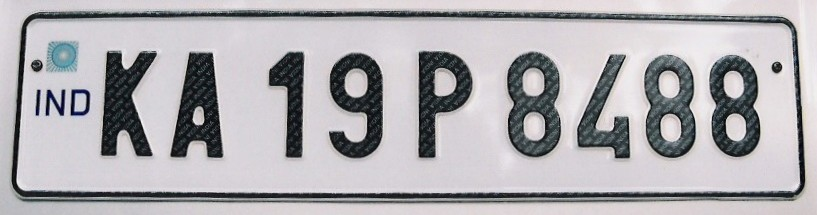
%> input picture images/car8.jpg, 817 x 215 px
$ octave numberplate_main.m   (GNU Octave 9; MATLAB toolbox functions it lacks are replaced by stand-ins)
%> lines starting %> are read from the running program, lines starting %| are printed output that depends on the picture; in (x1, y1, x2, y2) boxes, pixels count from 0 and x2, y2 are one past the last pixel; in counts of white or black regions, pixels touching at a corner belong together; the program's own positions count from 1
### readLetter.m
function letter=readLetter(snap)
%READLETTER reads the character fromthe character's binary image.
%   LETTER=READLETTER(SNAP) outputs the character in class 'char' from the
%   input binary image SNAP.

load NewTemplates % Loads the templates of characters in the memory.
snap=imresize(snap,[42 24]); % Resize the input image so it can be compared with the template's images.
comp=[ ];
for n=1:length(NewTemplates)
    sem=corr2(NewTemplates{1,n},snap); % Correlation the input image with every image in the template for best matching.
    comp=[comp sem]; % Record the value of correlation for each template's character.
    %display(sem);

end
vd=find(comp==max(comp)); % Find the index which correspond to the highest matched character.
%display(max(comp));
%*-*-*-*-*-*-*-*-*-*-*-*-*-
% Accodrding to the index assign to 'letter'.
% Alphabets listings.
if vd==1 || vd==2
    letter='A';
elseif vd==3 || vd==4
    letter='B';
elseif vd==5
    letter='C';
elseif vd==6 || vd==7
    letter='D';
elseif vd==8
    letter='E';
elseif vd==9
    letter='F';
elseif vd==10
    letter='G';
elseif vd==11
    letter='H';
elseif vd==12
    letter='I';
elseif vd==13
    letter='J';
elseif vd==14
    letter='K';
elseif vd==15
    letter='L';
elseif vd==16
    letter='M';
elseif vd==17
    letter='N';
elseif vd==18 || vd==19
    letter='O';
elseif vd==20 || vd==21
    letter='P';
elseif vd==22 || vd==23
    letter='Q';
elseif vd==24 || vd==25
    letter='R';
elseif vd==26
    letter='S';
elseif vd==27
    letter='T';
elseif vd==28
    letter='U';
elseif vd==29
    letter='V';
elseif vd==30
    letter='W';
elseif vd==31
    letter='X';
elseif vd==32
    letter='Y';
elseif vd==33
    letter='Z';
    %*-*-*-*-*
% Numerals listings.
elseif vd==34
    letter='1';
elseif vd==35
    letter='2';
elseif vd==36
    letter='3';
elseif vd==37 || vd==38
    letter='4';
elseif vd==39
    letter='5';
elseif vd==40 || vd==41 || vd==42
    letter='6';
elseif vd==43
    letter='7';
elseif vd==44 || vd==45
    letter='8';
elseif vd==46 || vd==47 || vd==48
    letter='9';
else
    letter='0';
end
end

### numberplate_main.m
close all;
clear all;

im = imread('E:\Projects\Car number plate dectection\kode4u car number plate dectection\img\car8.jpg');
%> im is the input picture: size 215x817x3 uint8; mean R, G, B 173.8, 171.7, 175.4
im = imresize(im, [480 NaN]);
%> im: size 480x1824x3 uint8
imgray = rgb2gray(im);
imbin = imbinarize(imgray);
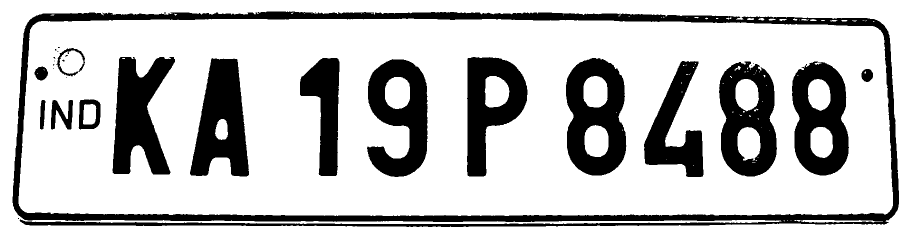
%> imbin: size 480x1824 logical (shown at 1/2 size); 76.1% white; 30 black regions (14 under 20 px), largest, box (x1, y1, x2, y2) and area: (25, 23, 1798, 454) 61545, (1132, 116, 1253, 351) 18423, (380, 116, 498, 353) 17618
im = edge(imgray, 'sobel');
%> im: size 480x1824 logical; 2.4% white in thin lines or dots, all inside (x1, y1, x2, y2) = (26, 22, 1798, 454)


im = imdilate(im, strel('diamond', 2));
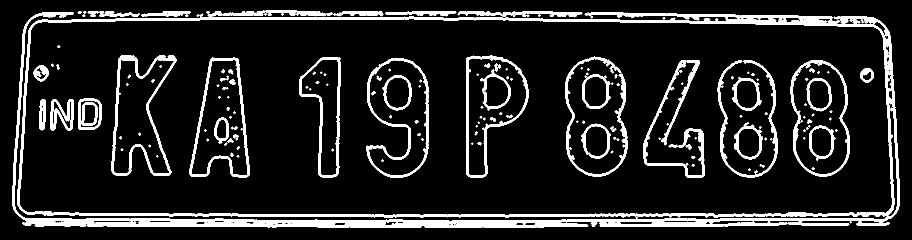
%> im: size 480x1824 logical (shown at 1/2 size); 12.2% white; 169 white regions (75 under 20 px), largest, box (x1, y1, x2, y2) and area: (24, 24, 1800, 456) 53386, (1286, 120, 1409, 355) 4289, (223, 111, 353, 351) 4260
im = imfill(im, 'holes');
%> im: size 480x1824 logical; 82.8% white; 1 black region, box (x1, y1, x2, y2) and area: (0, 0, 1824, 480) 150870
im = imerode(im, strel('diamond', 10));
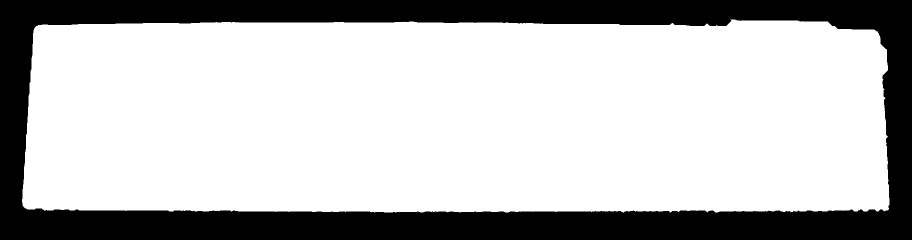
%> im: size 480x1824 logical (shown at 1/2 size); 73.6% white; 1 black region


Iprops=regionprops(im,'BoundingBox','Area', 'Image');
%> Iprops = 1 region; box (x1, y1, x2, y2) and Area: (44, 39, 1779, 425) 644217
area = Iprops.Area;
%> area = 644217
count = numel(Iprops);
%> count = 1
maxa= area;
%> maxa = 644217
boundingBox = Iprops.BoundingBox;
%> boundingBox = [44.5 39.5 1735 386]
for i=1:count
   if maxa<Iprops(i).Area
       maxa=Iprops(i).Area;
       boundingBox=Iprops(i).BoundingBox;
   end
end
%> this loop made 1 pass

%all above step are to find location of number plate

im = imcrop(imbin, boundingBox);
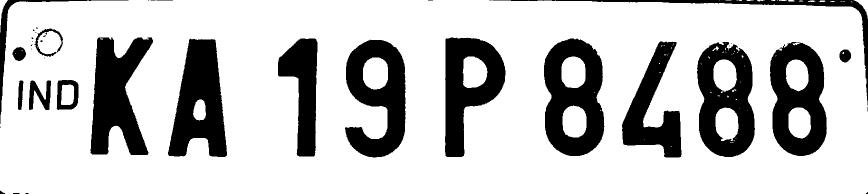
%> im: size 387x1736 logical (shown at 1/2 size); 76.8% white; 40 black regions (21 under 20 px), largest, box (x1, y1, x2, y2) and area: (1088, 77, 1209, 312) 18423, (336, 77, 454, 314) 17618, (181, 75, 306, 310) 17570

%resize number plate to 240 NaN
im = imresize(im, [240 NaN]);
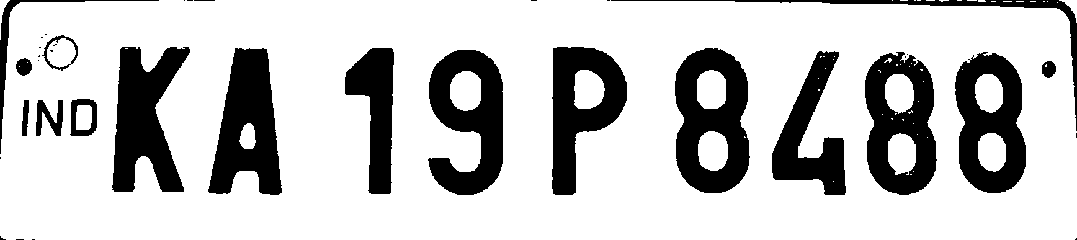
%> im: size 240x1077 logical; 76.8% white; 37 black regions (19 under 20 px), largest, box (x1, y1, x2, y2) and area: (675, 48, 750, 193) 7101, (208, 48, 282, 195) 6768, (112, 47, 190, 192) 6764

%clear dust
im = imopen(im, strel('rectangle', [4 4]));
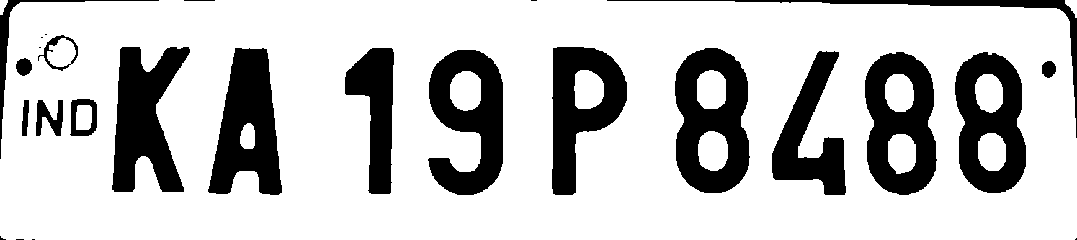
%> im: size 240x1077 logical; 76.6% white; 26 black regions (8 under 20 px), largest, box (x1, y1, x2, y2) and area: (675, 48, 750, 193) 7110, (112, 47, 190, 192) 6787, (208, 48, 282, 195) 6785

%remove some object if it width is too long or too small than 500
im = bwareaopen(~im, 500);
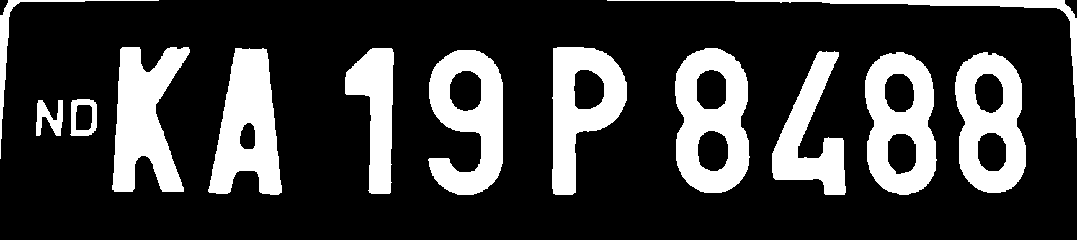
%> im: size 240x1077 logical; 23% white; 13 white regions
%%%get width
 [h, w] = size(im);
%> h = 240; w = 1077
% [9 lines of commented-out code are left out]


imshow(im);


%read letter
Iprops=regionprops(im,'BoundingBox','Area', 'Image');
%> Iprops = 13 regions; largest, box (x1, y1, x2, y2) and Area: (675, 48, 750, 193) 7110, (112, 47, 190, 192) 6787, (208, 48, 282, 195) 6785, (865, 52, 937, 195) 6585, (428, 50, 503, 195) 6567
count = numel(Iprops);
%> count = 13

noPlate=[]; % Initializing the variable of number plate string.

for i=1:count
   ow = length(Iprops(i).Image(1,:));
   oh = length(Iprops(i).Image(:,1));
   if ow<(h/2) & oh>(h/3)
       letter=readLetter(Iprops(i).Image); % Reading the letter corresponding the binary image 'N'.
       figure; imshow(Iprops(i).Image);
       noPlate=[noPlate letter]; % Appending every subsequent character in noPlate variable.
   end
end
%> this loop made 13 passes
%> (ow, oh, vd in readLetter, letter, noPlate) on passes 4, 5, 6, 7, 8, 10, 11, 12, 13: (78, 145, 14, 'K', 'K'), (74, 147, 2, 'A', 'KA'), (49, 146, 34, '1', 'KA1'), (75, 145, 46, '9', 'KA19'), (75, 148, 20, 'P', 'KA19P'), (75, 145, 44, '8', 'KA19P8'), (74, 144, 38, '4', 'KA19P84'), (72, 143, 44, '8', 'KA19P848'), (71, 141, 44, '8', 'KA19P8488')
%> (ow, oh) on passes 1, 2, 3, 9: (159, 159), (27, 36), (27, 37), (470, 138)
t=datetime;
dst=datestr(t);
fileID=fopen('Plate Details2.txt','a');
fprintf(fileID,'%s',noPlate);
fprintf(fileID,'\t%s',dst);
fprintf(fileID,'\r\n');
fclose(fileID);
